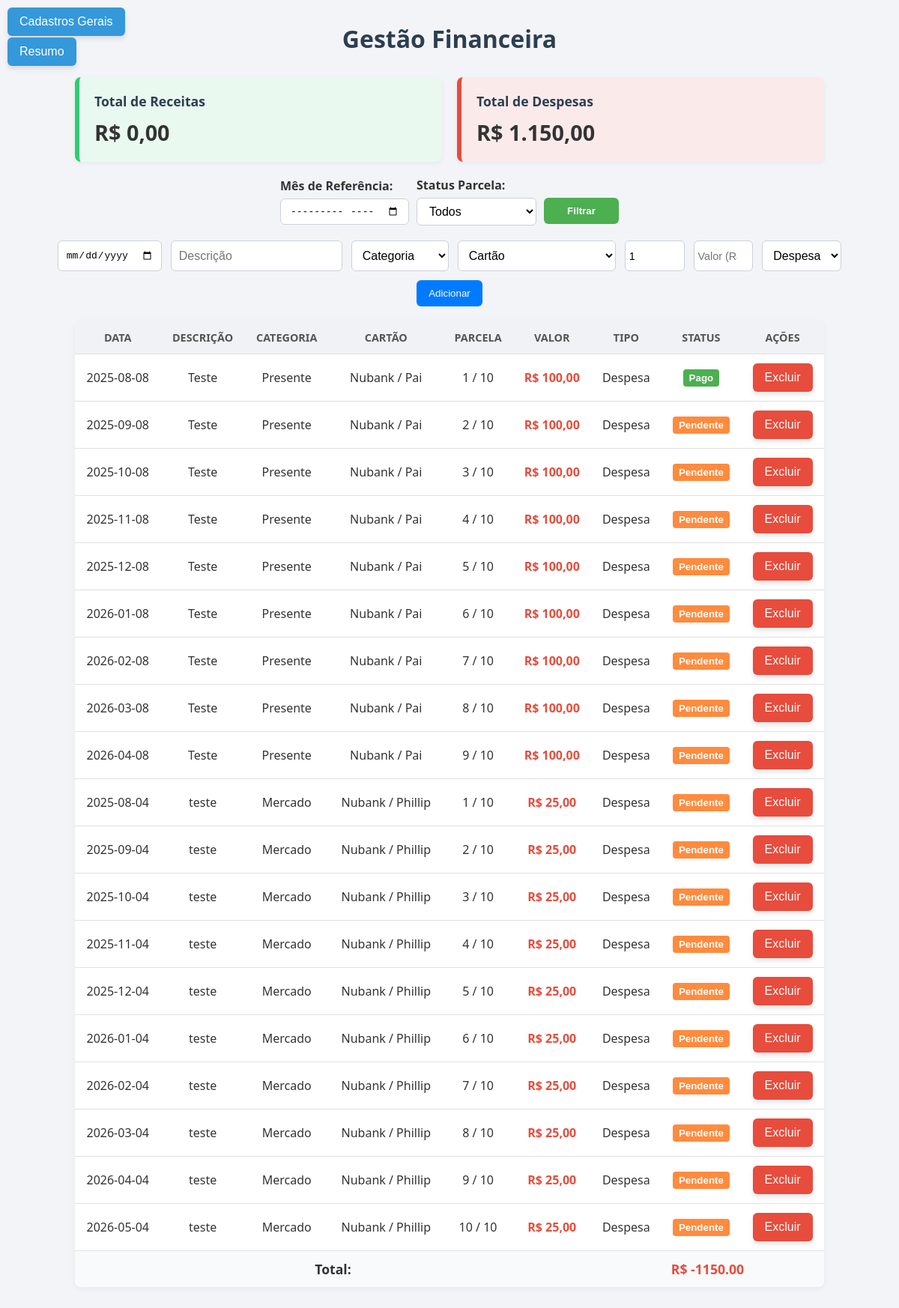
The page / on the database its author committed.
### tables this page shows
CREATE TABLE movimentacoes (
        id INTEGER PRIMARY KEY AUTOINCREMENT,
        data TEXT NOT NULL,
        descricao TEXT,
        categoria TEXT,
        cartao TEXT,
        valor REAL,
        tipo TEXT
    , parcelas INTEGER DEFAULT 1, parcela_numero INTEGER DEFAULT 1, paga INTEGER DEFAULT 0);

CREATE TABLE cartoes (
        id INTEGER PRIMARY KEY AUTOINCREMENT,
        nome TEXT NOT NULL,
        bandeira TEXT
    );

### app.py (the view, shortened to what this page needs)
@app.route('/', methods=['GET', 'POST'])
def index():
    filtro_mes = request.args.get('mes')
    filtro_pago = request.args.get('pago')
    conn = get_db_connection()
    cursor = conn.cursor()
    query = "SELECT * FROM movimentacoes"
    params = []
    filtros = []
    if filtro_mes:
        filtros.append("strftime('%Y-%m', data) = ?")
        params.append(filtro_mes)
    if filtro_pago == 'sim':
        filtros.append("paga = 1")
    elif filtro_pago == 'nao':
        filtros.append("paga = 0")
    if filtros:
        query += " WHERE " + " AND ".join(filtros)
    cursor.execute(query, params)
    movimentacoes = cursor.fetchall()
    cursor.execute('SELECT nome FROM categorias')
    categorias = cursor.fetchall()
    cursor.execute('SELECT id, nome, bandeira FROM cartoes')
    cartoes = cursor.fetchall()
    cartoes_dict = {c['id']: {'nome': c['nome'], 'bandeira': c['bandeira']} for c in cartoes}
    movimentacoes_formatadas = []
    for m in movimentacoes:
        try:
            cartao_id = int(m['cartao']) if m['cartao'] is not None else None
            cartao_info = cartoes_dict.get(cartao_id)
        except (ValueError, KeyError, TypeError):
            cartao_info = None
        movimentacoes_formatadas.append({
            'id': m['id'],
            'data': m['data'],
            'descricao': m['descricao'],
            'categoria': m['categoria'],
            'cartao': cartao_info,
            'valor': m['valor'],
            'tipo': m['tipo'],
            'parcelas': m['parcelas'] if 'parcelas' in m.keys() else 1,
            'parcela_numero': m['parcela_numero'] if 'parcela_numero' in m.keys() else 1,
            'paga': bool(m['paga']) if 'paga' in m.keys() else False
        })
    total = sum(m['valor'] if m['tipo'] == 'receita' else -m['valor'] for m in movimentacoes_formatadas)
    total_receitas = sum(m['valor'] for m in movimentacoes_formatadas if m['tipo'] == 'receita')
    total_despesas = sum(m['valor'] for m in movimentacoes_formatadas if m['tipo'] == 'despesa')
    meses = []
    dados_por_mes = defaultdict(lambda: {'receitas': 0, 'despesas': 0})
    for m in movimentacoes_formatadas:
        data = datetime.strptime(m['data'], '%Y-%m-%d')
        mes_nome = data.strftime('%b')
        if mes_nome not in meses:
            meses.append(mes_nome)
        if m['tipo'] == 'receita':
            dados_por_mes[mes_nome]['receitas'] += m['valor']
        else:
            dados_por_mes[mes_nome]['despesas'] += m['valor']
    receitas = [dados_por_mes[mes]['receitas'] for mes in meses]
    despesas = [dados_por_mes[mes]['despesas'] for mes in meses]
    filtro_ano = datetime.now().year
    conn.close()
    return render_template(
        'index.html',
        movimentacoes=movimentacoes_formatadas,
        categorias=categorias,
        cartoes=cartoes,
        total=total,
        total_receitas=total_receitas,
        total_despesas=total_despesas,
        meses=meses,
        receitas=receitas,
        despesas=despesas,
        filtro_mes=filtro_mes,
        filtro_pago=filtro_pago,
        filtro_ano=filtro_ano
    )

### app.py (called while the page is built)
def get_db_connection():
    conn = sqlite3.connect('database.db')
    conn.row_factory = sqlite3.Row
    return conn

@app.template_filter('format_currency')
def format_currency(valor):
    return f"R$ {valor:,.2f}".replace(',', 'X').replace('.', ',').replace('X', '.')

### templates/index.html (shortened to what this page needs)
<!DOCTYPE html>
<html lang="pt-br">
<head>
    <link rel="stylesheet" href="{{ url_for('static', filename='style.css') }}">
</head>
<body>
    <h1>Gestão Financeira</h1>
    <div class="top-buttons">
        <a href="{{ url_for('cadastros') }}">
            <button class="btn-cadastros">Cadastros Gerais</button>
        </a>
        <a href="{{ url_for('resumo') }}">
            <button class="btn-resumo">Resumo</button>
        </a>
    </div>
    <div class="caixas-totais">
        <div class="caixa receita">
            <h3>Total de Receitas</h3>
            <p>{{ total_receitas | format_currency }}</p>
        </div>
        <div class="caixa despesa">
            <h3>Total de Despesas</h3>
            <p>{{ total_despesas | format_currency }}</p>
        </div>
    </div>
    <form method="get" class="filtros-container">
        <div>
            <label for="mes">Mês de Referência:</label>
            <input type="month" name="mes" id="mes" value="{{ filtro_mes }}">
        </div>
        <div>
            <label for="pago">Status Parcela:</label>
            <select name="pago" id="pago">
                <option value="" {% if not filtro_pago %}selected{% endif %}>Todos</option>
            </select>
        </div>
        <div>
            <button type="submit">Filtrar</button>
        </div>
    </form>
    <form method="post" class="formulario">
        <input type="date" name="data" required>
        <input type="text" name="descricao" placeholder="Descrição" required>
        <select name="categoria" required>
            <option value="" disabled selected>Categoria</option>
        </select>
        <select name="cartao" required>
            <option value="" disabled selected>Cartão</option>
        </select>
        <input type="number" name="parcelas" min="1" placeholder="Parcelas" value="1" required>
        <input type="number" name="valor" step="0.01" placeholder="Valor (R$)" required>
        <select name="tipo" required>
            <option value="despesa">Despesa</option>
        </select>
        <button type="submit" class="btn-incluir">Adicionar</button>
    </form>
    <table>
        <thead>
            <tr>
                <th>Data</th>
                <th>Descrição</th>
                <th>Categoria</th>
                <th>Cartão</th>
                <th>Parcela</th>
                <th>Valor</th>
                <th>Tipo</th>
                <th>Status</th>
                <th>Ações</th>
            </tr>
        </thead>
        <tbody>
            {% for m in movimentacoes %}
                <tr>
                    <td>{{ m.data }}</td>
                    <td>{{ m.descricao }}</td>
                    <td>{{ m.categoria }}</td>
                    <td>
                        {% if m.cartao %}
                            {{ m.cartao['bandeira'] }} / {{ m.cartao['nome'] }}
                        {% else %}
                            <em>Não vinculado</em>
                        {% endif %}
                    </td>
                    <td>{{ m.parcela_numero }} / {{ m.parcelas }}</td>
                    <td class="{{ 'positivo' if m.tipo == 'receita' else 'negativo' }}">
                        {{ m.valor | format_currency }}
                    </td>
                    <td>{{ m.tipo.capitalize() }}</td>
                    <td>
                        <form method="post" action="{{ url_for('index') }}" style="display:inline;">
                            <button type="submit" class="btn-status {{ 'paga' if m.paga else 'pendente' }}">
                                {{ 'Pago' if m.paga else 'Pendente' }}
                            </button>
                        </form>
                    </td>
                    <td>
                        <form method="post" style="display:inline;">
                            <button type="submit" name="excluir_movimentacao" class="btn-excluir">Excluir</button>
                        </form>
                    </td>
                </tr>
            {% endfor %}
        </tbody>
        <tfoot>
            <tr>
                <td colspan="6"><strong>Total:</strong></td>
                <td colspan="3">
                    <strong class="{{ 'positivo' if total >= 0 else 'negativo' }}">
                        R$ {{ '%.2f'|format(total) }}
                    </strong>
                </td>
            </tr>
        </tfoot>
    </table>
</body>
</html>

### static/style.css (style rules this page uses)
.btn-cadastros { position: fixed; top: 10px; left: 10px; padding: 10px 16px; background-color: #3498db; color: white; border: none; border-radius: 6px; cursor: pointer; font-size: 1em; box-shadow: 0 4px 6px rgba(0, 0, 0, 0.1); transition: background-color 0.3s ease; }
.btn-resumo { position: fixed; top: 50px; left: 10px; padding: 10px 16px; background-color: #3498db; color: white; border: none; border-radius: 6px; cursor: pointer; font-size: 1em; box-shadow: 0 4px 6px rgba(0, 0, 0, 0.1); transition: background-color 0.3s ease; }
.paga { background-color: #4CAF50; color: white; }
.pendente { background-color: #ff8b3e; color: white; }
.caixas-totais { display: flex; justify-content: center; gap: 20px; margin: 20px auto; flex-wrap: wrap; max-width: 1000px; }
.caixa { flex: 1 1 300px; padding: 20px; border-radius: 8px; box-shadow: 0 2px 6px rgba(0, 0, 0, 0.05); background-color: #fff; border-left: 6px solid #ccc; transition: transform 0.2s ease; }
.caixa.receita { border-left-color: #2ecc71; background-color: #e9f9f0; }
.caixa.despesa { border-left-color: #e74c3c; background-color: #fbeaea; }
.filtros-container { display: flex; gap: 15px; justify-content: center; align-items: flex-end; margin: 20px auto 10px auto; max-width: 1000px; flex-wrap: wrap; }
.filtros-container > div { display: flex; flex-direction: column; align-items: flex-start; }
.filtros-container label { font-weight: 600; margin-bottom: 6px; color: #333; font-size: 1em; }
.filtros-container input[type="month"], .filtros-container select { padding: 8px 12px; font-size: 1em; border: 1px solid #ccd1d9; border-radius: 6px; background-color: #fff; transition: border-color 0.2s ease; min-width: 160px; box-sizing: border-box; }
.filtros-container button { padding: 10px 16px; background-color: #4CAF50; color: white; font-weight: 600; border: none; border-radius: 6px; cursor: pointer; transition: background-color 0.3s ease; min-width: 100px; box-sizing: border-box; margin-top: 26px; }
.btn-status { padding: 4px 8px; cursor: pointer; border: none; border-radius: 4px; font-weight: bold; }
.filtros-container { margin-bottom: 20px; display: flex; gap: 10px; align-items: center; }
.filtros-container label { font-weight: bold; }
.caixa h3 { margin-bottom: 10px; font-size: 1.1em; color: #2c3e50; }
.caixa p { font-size: 1.8em; font-weight: bold; color: #333; margin: 0; word-break: break-word; }
.btn-excluir { background-color: #e74c3c; color: white; border: none; padding: 10px 16px; border-radius: 6px; cursor: pointer; font-size: 1em; box-shadow: 0 4px 6px rgba(0, 0, 0, 0.1); transition: background-color 0.3s ease; }
* { box-sizing: border-box; margin: 0; padding: 0; }
body { font-family: 'Segoe UI', Tahoma, Geneva, Verdana, sans-serif; background-color: #f2f4f8; padding: 30px; color: #333; }
h1 { text-align: center; margin-bottom: 30px; color: #2c3e50; }
form { display: flex; flex-wrap: wrap; gap: 12px; justify-content: center; margin: 20px 0; }
input, select { padding: 10px; font-size: 1em; border: 1px solid #ccd1d9; border-radius: 6px; background-color: #fff; transition: border 0.2s ease; }
.btn-incluir { background-color: #007bff; color: white; border: none; padding: 10px 16px; border-radius: 6px; cursor: pointer; transition: background-color 0.2s ease; }
table { width: 100%; max-width: 1000px; margin: 0 auto; border-collapse: collapse; background-color: #fff; border-radius: 8px; box-shadow: 0 2px 8px rgba(0,0,0,0.05); overflow: hidden; }
th { background-color: #f0f2f5; color: #555; padding: 12px; text-transform: uppercase; font-size: 0.9em; }
td { padding: 12px; text-align: center; border-top: 1px solid #e0e0e0; }
tfoot td { background-color: #f9fafb; font-weight: bold; font-size: 1.1em; }
.negativo { color: #e74c3c; font-weight: bold; }
input[name="valor"], input[name="parcelas"] { width: 7%; font-size: 0.9em; padding-top: 10px; padding-bottom: 10px; padding-left: 5px; padding-right: 5px; box-sizing: border-box; }

### rows shown on the page
movimentacoes: data "2025-08-08", descricao "Teste", categoria "Presente", cartao.bandeira "Nubank", cartao.nome "Pai", parcela_numero "1", parcelas "10", valor "R$ 100,00", tipo "Despesa", paga "Pago"
movimentacoes: data "2025-09-08", descricao "Teste", categoria "Presente", cartao.bandeira "Nubank", cartao.nome "Pai", parcela_numero "2", parcelas "10", valor "R$ 100,00", tipo "Despesa", paga "Pendente"
movimentacoes: data "2025-10-08", descricao "Teste", categoria "Presente", cartao.bandeira "Nubank", cartao.nome "Pai", parcela_numero "3", parcelas "10", valor "R$ 100,00", tipo "Despesa", paga "Pendente"
movimentacoes: data "2025-11-08", descricao "Teste", categoria "Presente", cartao.bandeira "Nubank", cartao.nome "Pai", parcela_numero "4", parcelas "10", valor "R$ 100,00", tipo "Despesa", paga "Pendente"
movimentacoes: data "2025-12-08", descricao "Teste", categoria "Presente", cartao.bandeira "Nubank", cartao.nome "Pai", parcela_numero "5", parcelas "10", valor "R$ 100,00", tipo "Despesa", paga "Pendente"
movimentacoes: data "2026-01-08", descricao "Teste", categoria "Presente", cartao.bandeira "Nubank", cartao.nome "Pai", parcela_numero "6", parcelas "10", valor "R$ 100,00", tipo "Despesa", paga "Pendente"
movimentacoes: data "2026-02-08", descricao "Teste", categoria "Presente", cartao.bandeira "Nubank", cartao.nome "Pai", parcela_numero "7", parcelas "10", valor "R$ 100,00", tipo "Despesa", paga "Pendente"
movimentacoes: data "2026-03-08", descricao "Teste", categoria "Presente", cartao.bandeira "Nubank", cartao.nome "Pai", parcela_numero "8", parcelas "10", valor "R$ 100,00", tipo "Despesa", paga "Pendente"
movimentacoes: data "2026-04-08", descricao "Teste", categoria "Presente", cartao.bandeira "Nubank", cartao.nome "Pai", parcela_numero "9", parcelas "10", valor "R$ 100,00", tipo "Despesa", paga "Pendente"
movimentacoes: data "2025-08-04", descricao "teste", categoria "Mercado", cartao.bandeira "Nubank", cartao.nome "Phillip", parcela_numero "1", parcelas "10", valor "R$ 25,00", tipo "Despesa", paga "Pendente"
movimentacoes: data "2025-09-04", descricao "teste", categoria "Mercado", cartao.bandeira "Nubank", cartao.nome "Phillip", parcela_numero "2", parcelas "10", valor "R$ 25,00", tipo "Despesa", paga "Pendente"
movimentacoes: data "2025-10-04", descricao "teste", categoria "Mercado", cartao.bandeira "Nubank", cartao.nome "Phillip", parcela_numero "3", parcelas "10", valor "R$ 25,00", tipo "Despesa", paga "Pendente"
movimentacoes: data "2025-11-04", descricao "teste", categoria "Mercado", cartao.bandeira "Nubank", cartao.nome "Phillip", parcela_numero "4", parcelas "10", valor "R$ 25,00", tipo "Despesa", paga "Pendente"
movimentacoes: data "2025-12-04", descricao "teste", categoria "Mercado", cartao.bandeira "Nubank", cartao.nome "Phillip", parcela_numero "5", parcelas "10", valor "R$ 25,00", tipo "Despesa", paga "Pendente"
movimentacoes: data "2026-01-04", descricao "teste", categoria "Mercado", cartao.bandeira "Nubank", cartao.nome "Phillip", parcela_numero "6", parcelas "10", valor "R$ 25,00", tipo "Despesa", paga "Pendente"
movimentacoes: data "2026-02-04", descricao "teste", categoria "Mercado", cartao.bandeira "Nubank", cartao.nome "Phillip", parcela_numero "7", parcelas "10", valor "R$ 25,00", tipo "Despesa", paga "Pendente"
movimentacoes: data "2026-03-04", descricao "teste", categoria "Mercado", cartao.bandeira "Nubank", cartao.nome "Phillip", parcela_numero "8", parcelas "10", valor "R$ 25,00", tipo "Despesa", paga "Pendente"
movimentacoes: data "2026-04-04", descricao "teste", categoria "Mercado", cartao.bandeira "Nubank", cartao.nome "Phillip", parcela_numero "9", parcelas "10", valor "R$ 25,00", tipo "Despesa", paga "Pendente"
movimentacoes: data "2026-05-04", descricao "teste", categoria "Mercado", cartao.bandeira "Nubank", cartao.nome "Phillip", parcela_numero "10", parcelas "10", valor "R$ 25,00", tipo "Despesa", paga "Pendente"

### other values the page prints
{{ total_receitas | format_currency }} "R$ 0,00"
{{ total_despesas | format_currency }} "R$ 1.150,00"
{{ '%.2f'|format(total) }} "-1150.00"
